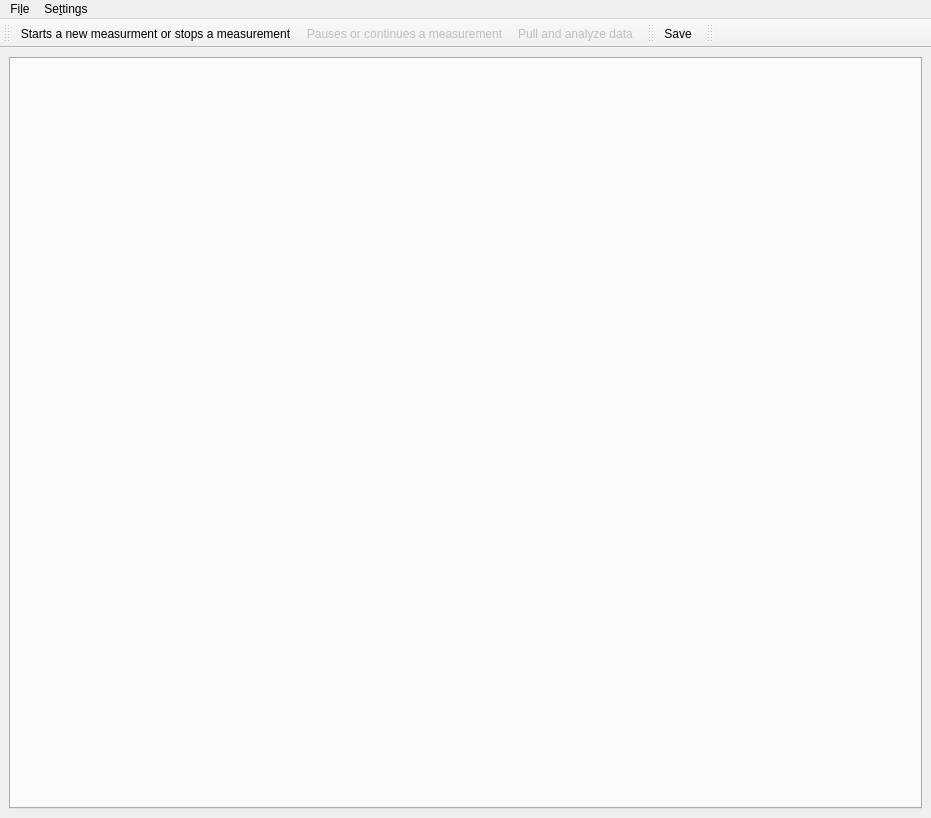
<?xml version="1.0" encoding="UTF-8"?>
<ui version="4.0">
 <class>MainWindow</class>
 <widget class="QMainWindow" name="MainWindow">
  <property name="geometry">
   <rect>
    <x>0</x>
    <y>0</y>
    <width>931</width>
    <height>818</height>
   </rect>
  </property>
  <property name="minimumSize">
   <size>
    <width>40</width>
    <height>0</height>
   </size>
  </property>
  <property name="windowTitle">
   <string>qudi: Pulsed Measurement</string>
  </property>
  <property name="layoutDirection">
   <enum>Qt::LayoutDirection::LeftToRight</enum>
  </property>
  <widget class="QWidget" name="centralwidget">
   <layout class="QGridLayout" name="gridLayout">
    <item row="0" column="0">
     <widget class="QTabWidget" name="tabWidget">
      <property name="styleSheet">
       <string notr="true">QTabWidget::tab:disabled { width: 0; height: 0; margin: 0; padding: 0; border: none; }</string>
      </property>
      <property name="currentIndex">
       <number>-1</number>
      </property>
     </widget>
    </item>
   </layout>
  </widget>
  <widget class="QMenuBar" name="menubar">
   <property name="geometry">
    <rect>
     <x>0</x>
     <y>0</y>
     <width>931</width>
     <height>30</height>
    </rect>
   </property>
   <widget class="QMenu" name="menuFile">
    <property name="title">
     <string>Fi&amp;le</string>
    </property>
    <addaction name="action_load_sample_parameters"/>
    <addaction name="action_save"/>
    <addaction name="action_save_as"/>
    <addaction name="actionClose"/>
   </widget>
   <widget class="QMenu" name="menuSettings">
    <property name="title">
     <string>Se&amp;ttings</string>
    </property>
    <addaction name="action_Predefined_Methods_Config"/>
    <addaction name="separator"/>
    <addaction name="action_Settings_Analysis"/>
    <addaction name="action_FitSettings"/>
    <addaction name="action_Settings_Generator"/>
   </widget>
   <addaction name="menuFile"/>
   <addaction name="menuSettings"/>
  </widget>
  <widget class="QToolBar" name="analysis_ToolBar">
   <property name="windowTitle">
    <string>Measurement Control Toolbar</string>
   </property>
   <property name="layoutDirection">
    <enum>Qt::LayoutDirection::LeftToRight</enum>
   </property>
   <attribute name="toolBarArea">
    <enum>TopToolBarArea</enum>
   </attribute>
   <attribute name="toolBarBreak">
    <bool>false</bool>
   </attribute>
   <addaction name="action_run_stop"/>
   <addaction name="action_continue_pause"/>
   <addaction name="action_pull_data"/>
  </widget>
  <widget class="QToolBar" name="save_ToolBar">
   <property name="windowTitle">
    <string>Save Toolbar</string>
   </property>
   <attribute name="toolBarArea">
    <enum>TopToolBarArea</enum>
   </attribute>
   <attribute name="toolBarBreak">
    <bool>false</bool>
   </attribute>
   <addaction name="action_save"/>
  </widget>
  <widget class="QToolBar" name="control_ToolBar">
   <property name="windowTitle">
    <string>Pulser Control Toolbar</string>
   </property>
   <attribute name="toolBarArea">
    <enum>TopToolBarArea</enum>
   </attribute>
   <attribute name="toolBarBreak">
    <bool>false</bool>
   </attribute>
  </widget>
  <action name="action_Settings_Analysis">
   <property name="icon">
    <iconset>
     <normaloff>../../artwork/icons/configure.svg</normaloff>../../artwork/icons/configure.svg</iconset>
   </property>
   <property name="text">
    <string>Analysis Settings</string>
   </property>
  </action>
  <action name="action_run_stop">
   <property name="checkable">
    <bool>true</bool>
   </property>
   <property name="icon">
    <iconset>
     <normaloff>../../artwork/icons/start-counter.svg</normaloff>
     <normalon>../../artwork/icons/stop-counter.svg</normalon>../../artwork/icons/start-counter.svg</iconset>
   </property>
   <property name="text">
    <string>Starts a new measurment or stops a measurement</string>
   </property>
  </action>
  <action name="action_continue_pause">
   <property name="checkable">
    <bool>true</bool>
   </property>
   <property name="enabled">
    <bool>false</bool>
   </property>
   <property name="icon">
    <iconset>
     <normaloff>../../artwork/icons/restart-counter.svg</normaloff>../../artwork/icons/restart-counter.svg</iconset>
   </property>
   <property name="text">
    <string>Pauses or continues a measurement</string>
   </property>
   <property name="toolTip">
    <string>action_continue_pause</string>
   </property>
  </action>
  <action name="action_save">
   <property name="icon">
    <iconset>
     <normaloff>../../artwork/icons/document-save.svg</normaloff>../../artwork/icons/document-save.svg</iconset>
   </property>
   <property name="text">
    <string>Save</string>
   </property>
   <property name="toolTip">
    <string>Save current measurement data</string>
   </property>
   <property name="shortcut">
    <string>Ctrl+S</string>
   </property>
  </action>
  <action name="action_pull_data">
   <property name="enabled">
    <bool>false</bool>
   </property>
   <property name="icon">
    <iconset>
     <normaloff>../../artwork/icons/view-refresh.svg</normaloff>../../artwork/icons/view-refresh.svg</iconset>
   </property>
   <property name="text">
    <string>Pull and analyze data</string>
   </property>
  </action>
  <action name="actionClose">
   <property name="icon">
    <iconset>
     <normaloff>../../artwork/icons/application-exit.svg</normaloff>../../artwork/icons/application-exit.svg</iconset>
   </property>
   <property name="text">
    <string>&amp;Close</string>
   </property>
  </action>
  <action name="action_Predefined_Methods_Config">
   <property name="icon">
    <iconset>
     <normaloff>../../artwork/icons/configure.svg</normaloff>../../artwork/icons/configure.svg</iconset>
   </property>
   <property name="text">
    <string>Predefined Methods</string>
   </property>
  </action>
  <action name="action_FitSettings">
   <property name="icon">
    <iconset>
     <normaloff>../../artwork/icons/configure.svg</normaloff>../../artwork/icons/configure.svg</iconset>
   </property>
   <property name="text">
    <string>Fit Settings</string>
   </property>
   <property name="toolTip">
    <string>Customize fitting routines for pulsed measurements</string>
   </property>
  </action>
  <action name="action_Settings_Generator">
   <property name="icon">
    <iconset>
     <normaloff>../../artwork/icons/configure.svg</normaloff>../../artwork/icons/configure.svg</iconset>
   </property>
   <property name="text">
    <string>Pulse Generator Settings</string>
   </property>
  </action>
  <action name="action_save_as">
   <property name="icon">
    <iconset>
     <normaloff>../../artwork/icons/document-save.svg</normaloff>../../artwork/icons/document-save.svg</iconset>
   </property>
   <property name="text">
    <string>Save As...</string>
   </property>
   <property name="toolTip">
    <string>Save current measurement data to  a custom file path</string>
   </property>
   <property name="shortcut">
    <string>Ctrl+Shift+S</string>
   </property>
  </action>
  <action name="action_load_sample_parameters">
   <property name="icon">
    <iconset>
     <normaloff>../../../../../qudi-core/src/qudi/artwork/icons/document-open.svgz</normaloff>../../../../../qudi-core/src/qudi/artwork/icons/document-open.svgz</iconset>
   </property>
   <property name="text">
    <string>Load Sampled Parameters</string>
   </property>
  </action>
 </widget>
 <resources/>
 <connections>
  <connection>
   <sender>actionClose</sender>
   <signal>triggered()</signal>
   <receiver>MainWindow</receiver>
   <slot>close()</slot>
   <hints>
    <hint type="sourcelabel">
     <x>-1</x>
     <y>-1</y>
    </hint>
    <hint type="destinationlabel">
     <x>504</x>
     <y>541</y>
    </hint>
   </hints>
  </connection>
 </connections>
</ui>
